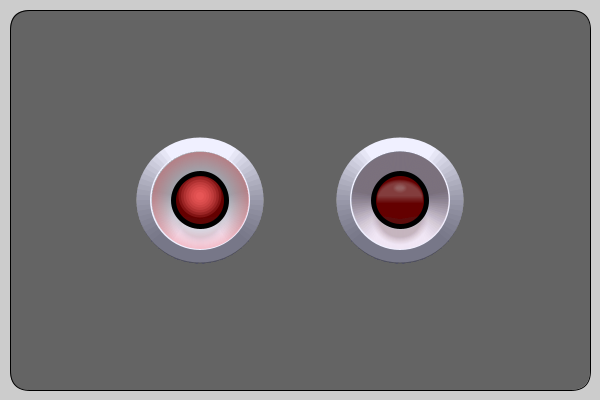
Frame 1 (no input)
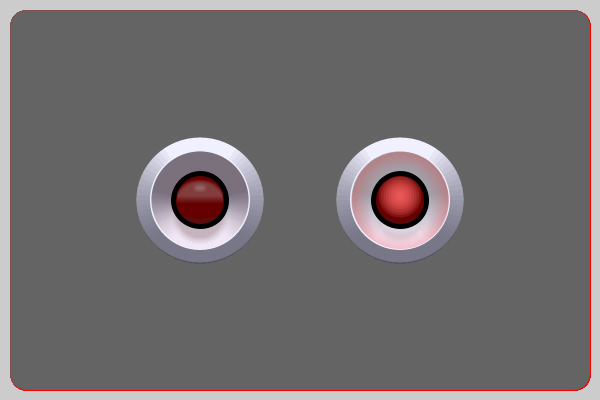
Frame 60 (the mouse pressed at the canvas centre just before this capture)
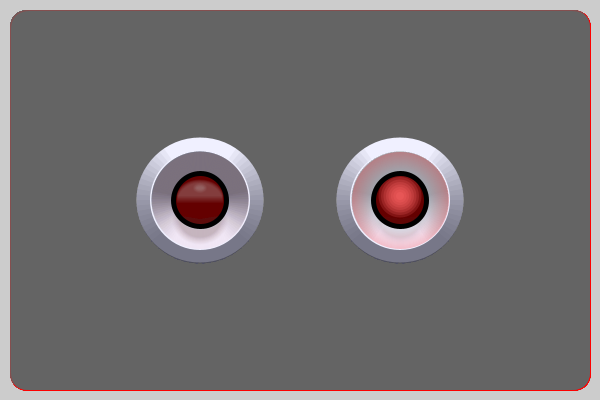
Frame 120 (the mouse held since frame 60 and released just before this capture)

The Processing sketch that drew these frames (run headless with seeded random() and noise(); from frame 60 on, the mouse is pressed at the canvas centre):

// Processing sketch: processing_163468
// ── processing_163468.pde


color c1 = color (100); 
color c2 = color (240, 240, 255);
color c3 = color (70, 70, 85);
int   states = 0; 
int time=0; 
void setup() {
  size (600, 400); 
  time=millis();
}
void draw() { 
  smooth(2);
  strokeWeight(1);
  states=0;  
  if ((time+1000)>millis()) {
    states=1;
  }
  else if ((time +2000)<millis() ) {
    time =millis() ;
  } 
  fill (c1);
  rect (10, 10, width-20, height-20, 20);
  led1();
  led2();
}
//////////////////////
void led1() { 
  translate (200, 200); 
  noStroke();
  fill (c2);
  ellipse (0, 0, 127, 125);
  for (int i=0; i<20; i++) { 
    fill(c3, 15 );
    arc(0, 0, 127, 127, radians(40-5*i), radians(140+5*i));
  }
  strokeWeight(1); 
  fill (c2);
  ellipse (0, 0, 100, 100); 
  for (int i=0; i<23; i++) {
    if (states==1) {
      fill(c3, 7);
    }
    else {
      fill(c3, 25-i);
    } 
    arc(0, 0, 97, 97, radians(190-3*i), radians(350+3*i));
  }  
  if (states==1) {
    fill (100, 0, 0);
  }
  else {
    fill (100, 0, 0) ;
  } 
  ellipse (0, 0, 50, 50);
  for (int i=0; i<8; i++) {
    if (states==1) { 
      fill (255, 100, 100, 57-i) ; 
      ellipse (0, -4, 8+5*i, 8+5*i);
      fill ( 70, 41, 41, 8-i ) ; 
      arc(0, 19, 42+2*i, 37+2*i, radians(-10), radians(190));
    }
    else { 
      fill (170, 141, 141, 21-i) ;
      arc(0, -4+i, 46, 33+i, PI, TWO_PI);
      ellipse (0, -12, 7+i, 3+i);
      fill ( 70, 41, 41, 13-i ) ; 
      arc(0, 19, 42+2*i, 37+2*i, radians(-10), radians(190));
    }
  }
  noFill(); 
  strokeWeight(5);
  stroke (0);
  ellipse (0, 0, 53, 53); 
  strokeWeight(1);
  for (int i=0; i<19;i++) { 
    if (states==1) {
      stroke (255, 0, 0, +3*i) ;
    } 
    else {
      stroke (255, 0, 0, 10) ;
    }
    ellipse (0, 0, 60+2*i, 60+2*i);
  }
}
void led2() { 
  translate (200, 0); 
  noStroke();
  fill (c2);
  ellipse (0, 0, 127, 125);
  for (int i=0; i<20; i++) { 
    fill(c3, 15 );
    arc(0, 0, 127, 127, radians(40-5*i), radians(140+5*i));
  }
  strokeWeight(1); 
  fill (c2);
  ellipse (0, 0, 100, 100); 
  for (int i=0; i<23; i++) {
    if (states==0) {
      fill(c3, 7);
    }
    else {
      fill(c3, 25-i);
    } 
    arc(0, 0, 97, 97, radians(190-3*i), radians(350+3*i));
  }  
  if (states==0) {
    fill (100, 0, 0);
  }
  else {
    fill (100, 0, 0) ;
  } 
  ellipse (0, 0, 50, 50);
  for (int i=0; i<8; i++) {
    if (states==0) { 
      fill (255, 100, 100, 57-i) ; 
      ellipse (0, -4, 8+5*i, 8+5*i);
      fill ( 70, 41, 41, 8-i ) ; 
      arc(0, 19, 42+2*i, 37+2*i, radians(-10), radians(190));
    }
    else { 
      fill (170, 141, 141, 21-i) ;
      arc(0, -4+i, 46, 33+i, PI, TWO_PI);
      ellipse (0, -12, 7+i, 3+i);
      fill ( 70, 41, 41, 13-i ) ; 
      arc(0, 19, 42+2*i, 37+2*i, radians(-10), radians(190));
    }
  }
  noFill(); 
  strokeWeight(5);
  stroke (0);
  ellipse (0, 0, 53, 53); 
  strokeWeight(1);
  for (int i=0; i<19;i++) { 
    if (states==0) {
      stroke (255, 0, 0, +3*i) ;
    } 
    else {
      stroke (255, 0, 0, 10) ;
    }
    ellipse (0, 0, 60+2*i, 60+2*i);
  }
}
